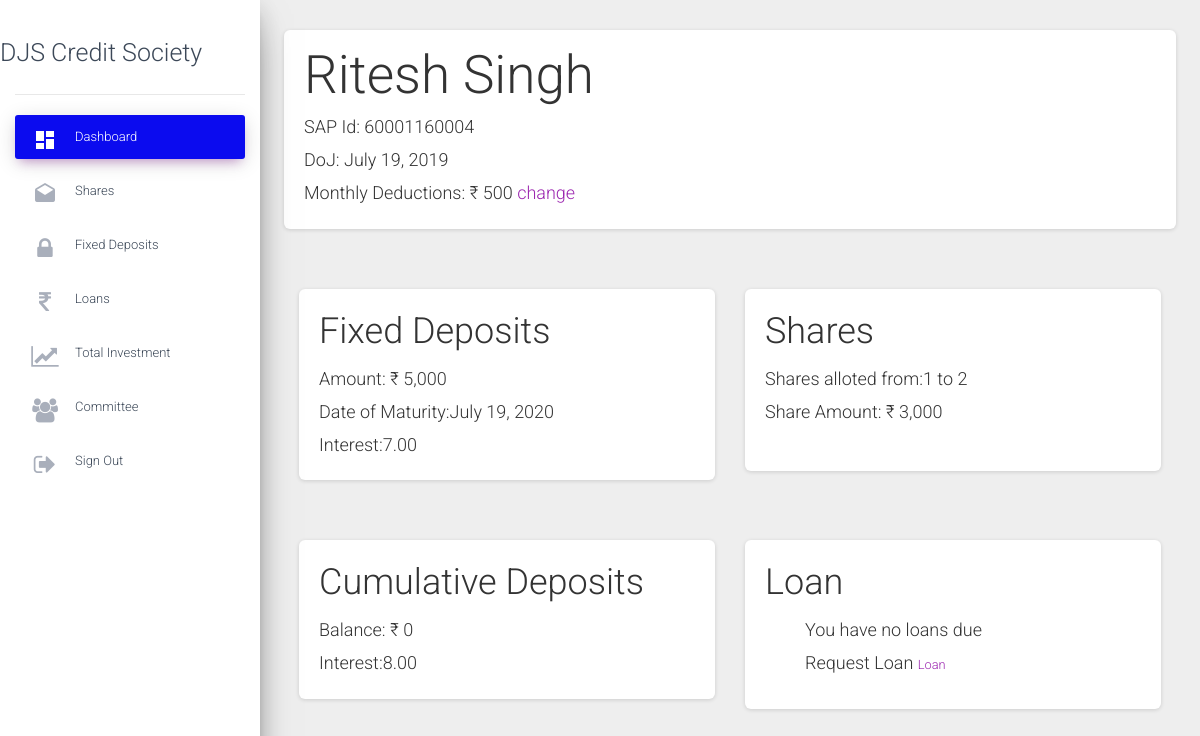
Page /status/details (signed in) on the earlier database version.
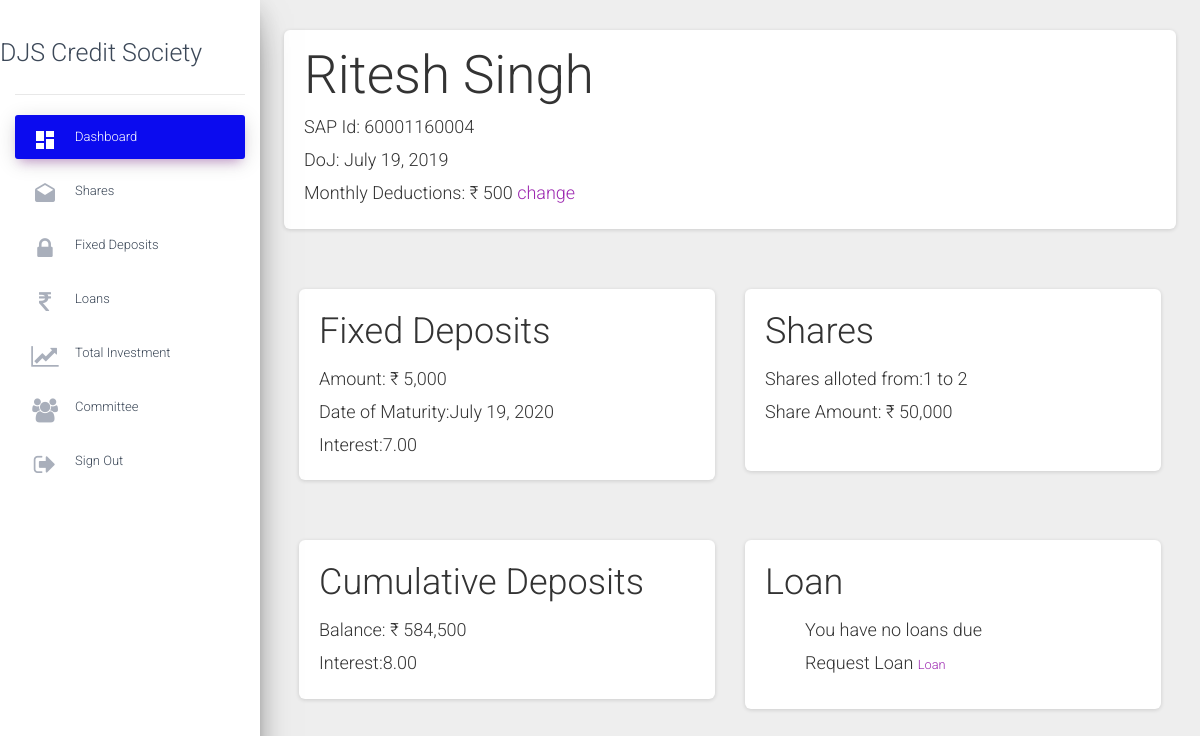
Same page on the later database version.
### status/models.py (models this page shows, shortened)
class interests(models.Model):
    sharedividend=models.DecimalField(blank=True,null=True,default=0,max_digits=10,decimal_places=2)
    cddividend=models.DecimalField(blank=True,null=True,default=0,max_digits=10,decimal_places=2)
    fdinterest=models.DecimalField(blank=True,null=True,default=0,max_digits=10,decimal_places=2)
    emerloaninterest=models.DecimalField(blank=True,null=True,default=0,max_digits=10,decimal_places=2)
    longloaninterest=models.DecimalField(blank=True,null=True,default=0,max_digits=10,decimal_places=2)
    year=models.IntegerField(default=0,null=True)

class Account(models.Model):
    accountnumber=models.IntegerField(null=False,unique=True)
    username=models.ForeignKey(User,on_delete=models.CASCADE,null=True,unique=True)
    name=models.CharField(max_length=50,null=False)
    sapid=models.IntegerField(null=False,unique=True)
    dateofjoining=models.DateField(null=False)
    sharevalue=models.IntegerField(default=0,null=False)
    totalinvestment=models.IntegerField(default=0,null=False)
    shareamount=models.IntegerField(default=0,null=False)
    sharebalance=models.IntegerField(default=0)
    cdamount=models.IntegerField(default=0)
    cdbalance=models.IntegerField(default=0)
    totalamount=models.DecimalField(default=0,max_digits=10,decimal_places=2)
    sharesstartingnumber=models.IntegerField(null=True)
    sharesendingnumber=models.IntegerField(null=True)
    islongloantaken=models.BooleanField(default=False)
    isloanemertaken=models.BooleanField(default=False)
    longloanamount=models.DecimalField(blank=True,null=True,default=0,max_digits=10,decimal_places=2)
    longloanprinciple=models.DecimalField(blank=True,null=True,default=0,max_digits=10,decimal_places=2)
    longloanperiod=models.IntegerField(blank=True,null=True,default=0)
    longloaninterestamount=models.DecimalField(blank=True,null=True,default=0,max_digits=10,decimal_places=2)
    longloanbalance=models.DecimalField(blank=True,null=True,default=0,max_digits=10,decimal_places=2)
    longloanemi=models.DecimalField(blank=True,null=True,default=0,max_digits=10,decimal_places=2)
    emerloanamount=models.DecimalField(blank=True,null=True,default=0,max_digits=10,decimal_places=2)
    emerloanprinciple=models.DecimalField(blank=True,null=True,default=0,max_digits=10,decimal_places=2)
    emerloanperiod=models.IntegerField(blank=True,null=True,default=0)
    emerloaninterestamount=models.DecimalField(blank=True,null=True,default=0,max_digits=10,decimal_places=2)
    emerloanbalance=models.DecimalField(blank=True,null=True,default=0,max_digits=10,decimal_places=2)
    emerloanemi=models.DecimalField(blank=True,null=True,default=0,max_digits=10,decimal_places=2)
    fdcapital=models.IntegerField(default=0,null=True)
    fdmaturitydate=models.DateField(null=True)
    teachingstaff=models.BooleanField(default=False)
    nonteachingstaff=models.BooleanField(default=False)

### status/views.py (the view)
# urls.py: path('details',views.details,name="details"),
@login_required
def details(request):
    current_user_id=request.user.username
    name=str(Account.name)
    Accountholder=Account.objects.filter(username__username__icontains=current_user_id).get()
    Interests=interests.objects.all().last()
    Final_new_change =0
    if request.method=="POST":
        New_money_change = change_MoneyForm(request.POST)
        if New_money_change.is_valid():
            Final_new_change = New_money_change.cleaned_data['new_amount']
            subject = 'This guy wants to change his monthly deduction'
            message = Accountholder.name +" : "+str(Final_new_change)
            email_from = settings.EMAIL_HOST_USER
            recipient_list = ['jatinhdalvi@gmail.com','aashulikabra@gmail.com','champtem11@gmail.com']
            messages.success(request, 'Mail sent')
            send_mail( subject, message, email_from, recipient_list )
            print("mail sent")
    else:
        New_money_change=change_MoneyForm()
    print(Final_new_change)
    date = Accountholder.dateofjoining
    print("loan")
    context={
    'name':name,
    'Accountholder':Accountholder,
    'date':date,
    'Interests':Interests,
    'dashboard':"active",
    }
    return render(request,'dashboard.html',context=context)

### status/templates/dashboard.html (shortened to what this page needs)
{%extends 'details.html'%}
{% load humanize %}
{%block content%}
<main role="main" class="col-md-9col-lg-10 px-4">
  <div>
    <div class="card">
      <div class="card-body">
        <h1>{{Accountholder.name}} </h1>
        <h4>SAP Id: {{Accountholder.sapid}}</h4>
        <h4>DoJ: {{date}}</h4>
        <h4>Monthly Deductions: &#x20b9; {{Accountholder.sharevalue|intcomma }}
          <a href="#modal">change</a>
        </h4>
      </div>
    </div>
    <div class="container">
      <div class="row">
        <div class="col">
          <div class="card">
            <div class="card-body">
              <h2>Fixed Deposits </h2>
              <h4>Amount: &#x20b9; {{ Accountholder.fdcapital|intcomma }}</h4>
              <h4>Date of Maturity:{{Accountholder.fdmaturitydate}}</h4>
              <h4>Interest:{{Interests.fdinterest}} </h4>
            </div>
          </div>
        </div>
        <div class="col">
          <div class="card">
            <div class="card-body">
              <h2>Shares</h2>
              <h4>Shares alloted from:{{Accountholder.sharesstartingnumber}} to {{Accountholder.sharesendingnumber}}</h4>
              <h4>Share Amount: &#x20b9; {{Accountholder.sharebalance|intcomma }}</h4>
              <br>
            </div>
          </div>
        </div>
      </div>
    </div>
    <div class="container">
      <div class="row">
        <div class="col">
          <div class="card">
            <div class="card-body">
              <h2>Cumulative Deposits </h2>
              <h4>Balance: &#x20b9; {{ Accountholder.cdbalance|intcomma }}</h4>
              <h4>Interest:{{Interests.cddividend}} </h4>
            </div>
          </div>
        </div>
        <div class="col">
          <div class="card">
            <div class="card-body">
              <h2>Loan</h2>
              <ul>
                {% if Accountholder.islongloantaken and Accountholder.isloanemertaken is True %}
                <h2>Your Loan Amount: &#x20b9; {{ Accountholder.longloanprinciple|intcomma  }}</h2>
                {% else %}
                <h4>You have no loans due</h4>
                <h4>Request Loan
                  <a href="../status/Loanuser" style="font-size:0.8rem;"> Loan </a>
                </h4>
                {% endif %}
              </ul>
            </div>
          </div>
        </div>
      </div>
</main>
{%endblock%}

Differences in the rows shown:
changed Account "Ritesh Singh": sharebalance "3,000" → "50,000"; cdbalance "0" → "584,500"
